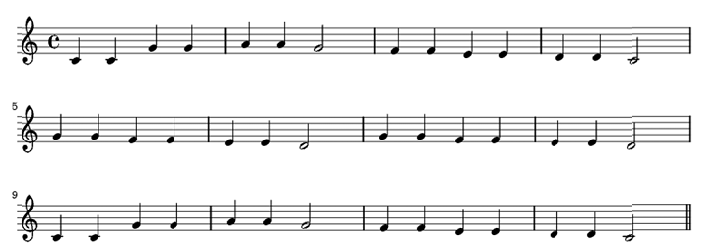
%> input picture TwinkleTwinkleLittleStar.bmp, 705 x 252 px
$ octave TwinkleTwinkleL_reader.m   (GNU Octave 9; MATLAB toolbox functions it lacks are replaced by stand-ins)
%> lines starting %> are read from the running program, lines starting %| are printed output that depends on the picture; in (x1, y1, x2, y2) boxes, pixels count from 0 and x2, y2 are one past the last pixel; in counts of white or black regions, pixels touching at a corner belong together; the program's own positions count from 1
i=imread('TwinkleTwinkleLittleStar.bmp');
%> i is the input picture: size 252x705x3 uint8; min 0, max 255, mean 238.5
i=rgb2gray(i);
%> i: size 252x705 uint8
i=imbinarize(i);
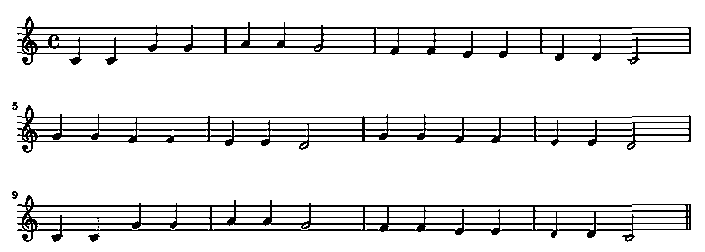
%> i: size 252x705 logical; 89.5% white; black in thin lines or dots, all inside (x1, y1, x2, y2) = (12, 16, 691, 242)
lines=i;%de 3shan a3ml sora ll lines
%hna b2sm l sora bta3t l lines
lines_left=imcrop(lines,[43 1 577 253]);
%> lines_left: size 252x578 logical; 89.4% white; black in thin lines or dots, all inside (x1, y1, x2, y2) = (0, 22, 578, 242)
lines_right=imcrop(lines,[622 1 100 253]);
%> lines_right: size 252x84 logical; 91.5% white; black in thin lines or dots, all inside (x1, y1, x2, y2) = (0, 27, 70, 242)
%nfs l klam ll sora bta3t l objects b3mlha = 3shan hya nfs l sora l7d dlwa2ty
i_left=lines_left;
i_right=lines_right;
%dol hst5dmhom t7t shan afsl l objects w lines
xrow=[];
xcol=[];
xr=[];
xrow2=[];
xcol2=[];
xr2=[];
%bgyb l lines bta3 goz2 l ymen
for row=1 : size(lines_right,1)
    zeros=0;
    for col =1 :size(lines_right,2)
        if lines_right(row,col)==0
            zeros=zeros+1;
        end
    end
    if zeros>50
        lines_right(row,:)=1;
    else
        lines_right(row,:)=0;
    end
end
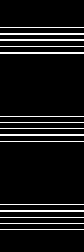
%> lines_right: size 252x84 logical; 7.9% white in thin lines or dots, all inside (x1, y1, x2, y2) = (0, 27, 84, 230)
%bgyb l lines bta3 goz2 l shmal
for row=1 : size(lines_left,1)
    zeros=0;
    for col =1 :size(lines_left,2)
        if lines_left(row,col)==0
            zeros=zeros+1;
        end
    end
    if zeros>150
        lines_left(row,:)=1;
    else
        lines_left(row,:)=0;
    end
end
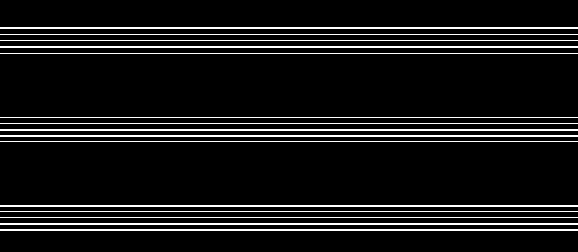
%> lines_left: size 252x578 logical; 8.7% white in thin lines or dots, all inside (x1, y1, x2, y2) = (0, 27, 578, 231)

%bgyb l objects bta3 goz2 l shmal
for row=1 : size(i_left,1)
    zeros=0;
    for col =1 :size(i_left,2)
        if i_left(row,col)==0
            zeros=zeros+1;
        end
        if row~=1 && row~=size(i_left,1)
            if i_left(row+1,col)==0 && i_left(row-1,col)==0
            xrow(end+1)=row;
            xcol(end+1)=col;
            end
        end
    end
    if zeros>90
        xr(end+1)=row;
    end
end
%> after the loop, xcol = 3038 values, max 559 at index 188, min 7 at index 309, mean 287.3; xr = 22 values from 28 to 231; xrow = 3038 values from 24 to 241
for zz=1 : length(xr)
    i_left(xr(zz),:)=1;
end
%> this loop made 22 passes
%> i_left: size 252x578 logical; 98% white; 224 black regions (184 under 20 px), largest, box (x1, y1, x2, y2) and area: (63, 54, 76, 65) 68, (9, 231, 21, 242) 68, (27, 54, 40, 65) 66
for z=1 : length(xrow)
    i_left(xrow(z),xcol(z))=0;
    i_left(xrow(z)+1,xcol(z))=0;
    i_left(xrow(z)-1,xcol(z))=0;
end
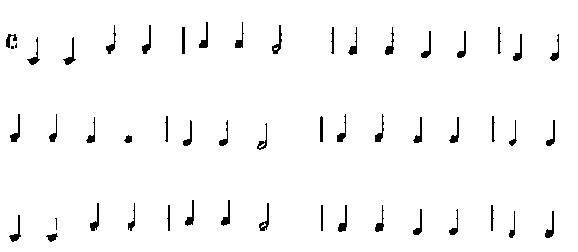
%> i_left: size 252x578 logical; 97.3% white; 52 black regions (3 under 20 px), largest, box (x1, y1, x2, y2) and area: (10, 114, 20, 142) 106, (272, 25, 282, 54) 105, (142, 25, 151, 54) 102
%bgyb l objects bta3 goz2 l ymen
for row=1 : size(i_right,1)
    zeros=0;
    for col =1 :size(i_right,2)
        if i_right(row,col)==0
            zeros=zeros+1;
        end
        if row~=1 && row~=size(i_right,1)
            if i_right(row+1,col)==0 && i_right(row-1,col)==0
            xrow2(end+1)=row;
            xcol2(end+1)=col;
            end
        end
    end
    if zeros>11
        xr2(end+1)=row;
    end
end
%> after the loop, xcol2 = 350 values, max 70 at index 2, min 5 at index 336, mean 44.16; xr2 = 33 values from 28 to 237; xrow2 = 350 values from 29 to 240
for zz=1 : length(xr2)
    i_right(xr2(zz),:)=1;
end
%> this loop made 33 passes
%> i_right: size 252x84 logical; 98.5% white; black in thin lines or dots, all inside (x1, y1, x2, y2) = (2, 29, 70, 242)
for z=1 : length(xrow2)
    i_right(xrow2(z),xcol2(z))=0;
    i_right(xrow2(z)+1,xcol2(z))=0;
    i_right(xrow2(z)-1,xcol2(z))=0;
end
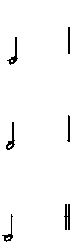
%> i_right: size 252x84 logical; 97.8% white; black in thin lines or dots, all inside (x1, y1, x2, y2) = (2, 27, 70, 242)

i_left=~i_left;
i_left2=i_left;%de b3mlha 3shan ast5dmha fe l loop l t7t 3shan mynf3sh ast5dm nfs l variable
i_right=~i_right;
i_right2=i_right;%nfs l klam hna
lines_left2=lines_left;%w hna
lines_right2=lines_right;%w hna
%de ba2a l loop l btsm l sora tlata fe kol iteration byb2a m3aya goz2 mn sora
start=1;
array_of_strings = []; % empty array of size 1x50 (1 row x 50 col)
timer=[];
for l=1:3
    i_left=i_left2(start:start+83, :);%de telt l awl l objects l goz2 l shmal
    i_left_filled=imfill(i_left,'holes');
    i_right=i_right2(start:start+83, :);%w de l telt l awl objects goz2 l ymen
    i_right_filled=imfill(i_right,'holes');
    lines_left=lines_left2(start:start+83, :);%nfs l klam ll sora bta3t l lines
    lines_right=lines_right2(start:start+83, :);
    label_left_i = bwlabel(i_left);
    label_left_i_filled = bwlabel(i_left_filled);
    %hna ba2a bgyb l label bta3 kol goz2(ymen w shmal) ll sortan(lines w object)
    label_right_i = bwlabel(i_right);
    label_right_i_filled = bwlabel(i_right_filled);
    label_left_lines = bwlabel(lines_left);
    label_right_lines = bwlabel(lines_right);
    %b3dan b3ml boundingbox l kol wa7da fehom
    stat_left_i = regionprops(label_left_i,'boundingbox','Area');
    stat_left_i_filled = regionprops(label_left_i_filled,'boundingbox','Area');
    stat_right_i = regionprops(label_right_i,'boundingbox','Area');
    stat_right_i_filled = regionprops(label_right_i_filled,'boundingbox','Area');
    stat_left_lines = regionprops(label_left_lines,'boundingbox','Area');
    stat_right_lines = regionprops(label_right_lines,'boundingbox','Area');
    %hna b3m loop 3ala l objects bs ana 3amlha l goz2 l shmal bs
    count=0;
    for cnt = 1 : numel(stat_left_i)
        if count==4
            count=0;
            continue;
        end
        a=stat_left_i(cnt).Area;
        a_filled=stat_left_i_filled(cnt).Area;
        bb = stat_left_i(cnt).BoundingBox;%da boundingbox bta3 l object
        bb1 = stat_left_lines(1).BoundingBox;%w da awl object fe sora bta3t l lines ya3ny awl line
        bb2 = stat_left_lines(2).BoundingBox;%w da l tany
        bb3 = stat_left_lines(3).BoundingBox;% l talt
        bb4 = stat_left_lines(4).BoundingBox;% l rabe3
        bb5 = stat_left_lines(5).BoundingBox;% l khames
        %de 3shan yshel l 7gat l so8ayara
        if a<20
             continue;
        end
        if l==1 && cnt==1
            continue;
        end
        if bb(4)<20 && l==2
            array_of_strings(end+1)='F';
            timer(end+1)=1;
            count=count+1;
            continue;
        end
        if bb(4)<20 && l==3
            array_of_strings(end+1)='C';
            timer(end+1)=1;
            count=count+1;
            continue;
        end
        if bb(4)>20
            % mafrood el conditions kolaha tet7at fyh for loop 3ala kol objects
            %hna kont bgrb l 7gat l ban l aawl w tany
            if bb1(2)<bb(2) && bb2(2)>bb(2)
                array_of_strings(end+1)='E';
            %hna kont bgrb l 7gat l ban l tany w talet
            elseif bb2(2)<bb(2) && bb3(2)>bb(2)
                array_of_strings(end+1)='C';
            %law el object 3al khat el awlany
            elseif bb1(2)==bb(2)
                array_of_strings(end+1)='F';
            %law el object 3al khat el tany
            elseif bb2(2)==bb(2)
                array_of_strings(end+1)='D';
            %law el object ta7t el khat el awlany be sena lesa fadel a7aded
            %distance
            elseif bb1(2)>bb(2)+3
                array_of_strings(end+1)='A';
            %law el object ta7t el khat el awlany be distance akbar mel fatet lesa fadel a7aded
            %distance
            elseif bb1(2)==bb(2)+2||bb1(2)==bb(2)+3
                array_of_strings(end+1)='G';
            end
            if a==a_filled
                timer(end+1)=1;
                count=count+1;
            else
                timer(end+1)=2;
                count=count+2;
            end
        end
    end

    %hna b3m loop 3ala l objects 3al goz2 el yemeen
    for cnt = 1 : numel(stat_right_i)
        a=stat_right_i(cnt).Area;
        a_filled=stat_right_i_filled(cnt).Area;
        bb = stat_right_i(cnt).BoundingBox;%da boundingbox bta3 l object
        bb1 = stat_right_lines(1).BoundingBox;%w da awl object fe sora bta3t l lines ya3ny awl line
        bb2 = stat_right_lines(2).BoundingBox;%w da l tany
        bb3 = stat_right_lines(3).BoundingBox;% l talt
        bb4 = stat_right_lines(4).BoundingBox;% l rabe3
        bb5 = stat_right_lines(5).BoundingBox;% l khames
        if count==4
            count=0;
            continue;
        end
        if bb(4)>20
            if bb1(2)<bb(2) && bb2(2)>bb(2)
                array_of_strings(end+1)='E';
            %hna kont bgrb l 7gat l ban l tany w talet
            elseif bb2(2)<bb(2) && bb3(2)>bb(2)
                array_of_strings(end+1)='C';
            %law el object 3al khat el awlany
            elseif bb1(2)==bb(2)
                array_of_strings(end+1)='F';
            %law el object 3al khat el tany
            elseif bb2(2)==bb(2)
                array_of_strings(end+1)='D';
            %law el object ta7t el khat el awlany be sena lesa fadel a7aded
            %distance
            elseif bb1(2)>bb(2)+3
                array_of_strings(end+1)='A';
            %law el object ta7t el khat el awlany be distance akbar mel fatet lesa fadel a7aded
            %distance
            elseif bb1(2)==bb(2)+2||bb1(2)==bb(2)+3
                array_of_strings(end+1)='G';
            end
            if a==a_filled
                timer(end+1)=1;
                count=count+1;
            else
                timer(end+1)=2;
                count=count+2;
            end
        end
    end
    %hna 3shan ynzl 3ala l goz2 l ta7to
    start=start+84;
end
%> this loop made 3 passes
%> pass 1, `i_left=i_left2(start:start+83, :);`:
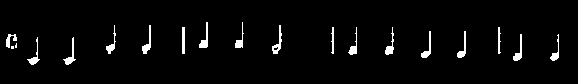
%> i_left: size 84x578 logical; 3% white; 19 white regions (2 under 20 px), largest, box (x1, y1, x2, y2) and area: (272, 25, 282, 54) 105, (142, 25, 151, 54) 102, (63, 37, 76, 65) 101
%> pass 1, `i_right=i_right2(start:start+83, :);`:
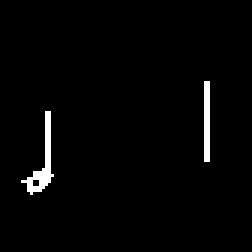
%> i_right: size 84x84 logical (shown 3 times larger); 2% white in thin lines or dots, all inside (x1, y1, x2, y2) = (7, 27, 70, 65)
%> after the loop, array_of_strings = 42 values, max 71 at index 3, min 65 at index 5, mean 68.86; start = 253; timer = 42 values, max 2 at index 7, min 1 at index 1, mean 1.14
Fs=10000;
 Ts=1/Fs;
 A = 440; %Frequency of note A is 440 Hz
 B = 493.88;
 C = 523.25;
 Csharp = 554.37;
 D = 587.33;
 E = 659.26;
 F = 698.46;
 Fsharp = 739.9;
 G = 783.99;
 Gsharp = 830.61;
 freq_of_notes = 0;
 for splits = 1 : length(array_of_strings)
     if timer(splits)==1
        t=[0:Ts:0.2];
     end
     if timer(splits)==2
        t=[0:Ts:0.4];
     end
     if timer(splits)==4
        t=[0:Ts:0.8];
     end
     if array_of_strings(splits) == 65;
         freq_of_notes = A;
     end
     if array_of_strings(splits) == 'B';
         freq_of_notes = B;
     end
     if array_of_strings(splits) == 67;
         freq_of_notes = C;
     end
     if array_of_strings(splits) == 'C#';
         freq_of_notes = Csharp;
     end
     if array_of_strings(splits) == 68;
         freq_of_notes = D;
     end
     if array_of_strings(splits) == 69;
         freq_of_notes = E;
     end
     if array_of_strings(splits) == 70;
         freq_of_notes = F;
     end
     if array_of_strings(splits) == 'F#';
         freq_of_notes = Fsharp;
     end
     if array_of_strings(splits) == 71;
         freq_of_notes = G;
     end
     if array_of_strings(splits) == 'G#';
         freq_of_notes = Gsharp;
     end
      x = cos(2*pi*freq_of_notes*t);
      soundsc(x,1/Ts)

      if timer(splits)==1
        pause(0.4);
     end
     if timer(splits)==2
        pause(0.6);
     end
     if timer(splits)==4
        pause(1.0);
     end
 end
%> this loop made 42 passes
%> freq_of_notes on passes 1 to 12: 523.2, 523.2, 784, 784, 440, 440, 784, 698.5, 698.5, 659.3, 659.3, 587.3
%> after the loop, t = 4001 values from 0 to 0.4
